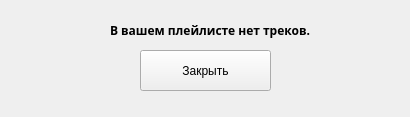
<?xml version="1.0" encoding="UTF-8"?>
<ui version="4.0">
 <class>MainWindow</class>
 <widget class="QMainWindow" name="MainWindow">
  <property name="geometry">
   <rect>
    <x>0</x>
    <y>0</y>
    <width>410</width>
    <height>117</height>
   </rect>
  </property>
  <property name="windowTitle">
   <string>MainWindow</string>
  </property>
  <widget class="QWidget" name="centralwidget">
   <widget class="QLabel" name="label">
    <property name="geometry">
     <rect>
      <x>110</x>
      <y>10</y>
      <width>201</width>
      <height>41</height>
     </rect>
    </property>
    <property name="font">
     <font>
      <family>Arial Black</family>
      <weight>75</weight>
      <bold>true</bold>
     </font>
    </property>
    <property name="text">
     <string>В вашем плейлисте нет треков.</string>
    </property>
   </widget>
   <widget class="QPushButton" name="pushButton">
    <property name="geometry">
     <rect>
      <x>140</x>
      <y>50</y>
      <width>131</width>
      <height>41</height>
     </rect>
    </property>
    <property name="text">
     <string>Закрыть</string>
    </property>
   </widget>
  </widget>
 </widget>
 <resources/>
 <connections/>
</ui>
